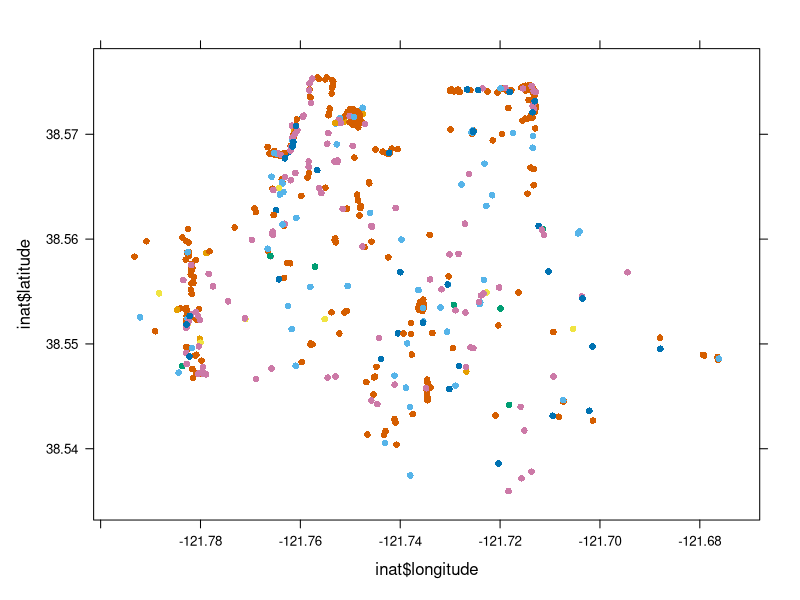
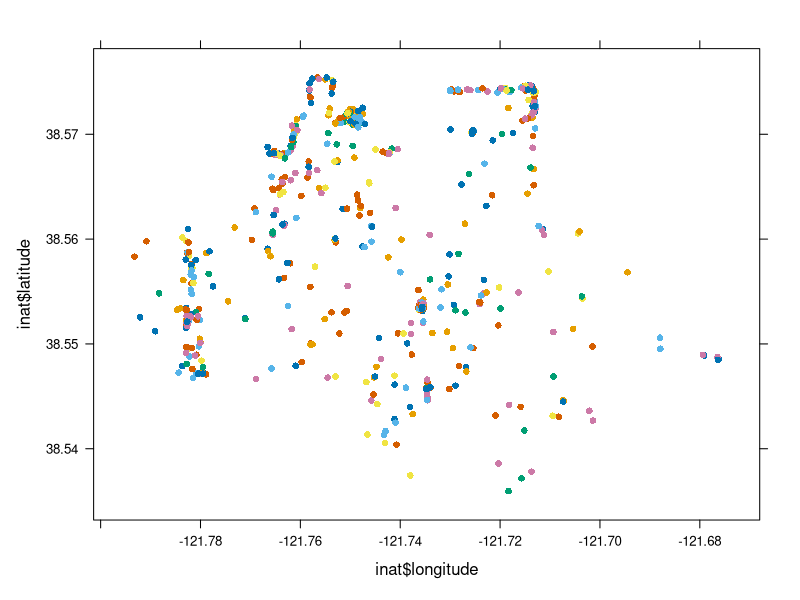

Reproduce these figures in R, in order.
library(lattice)
inat<-read.csv("observations-145646.csv")
xyplot(inat$latitude~inat$longitude,pch=16,groups=inat$taxon_class_name)

xyplot(inat$latitude~inat$longitude,pch=16,groups=inat$common_name)
